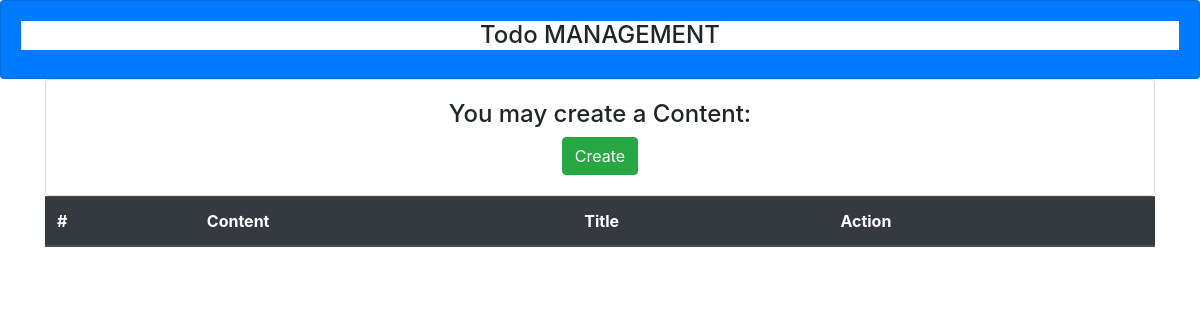
Before: / with the older database file.
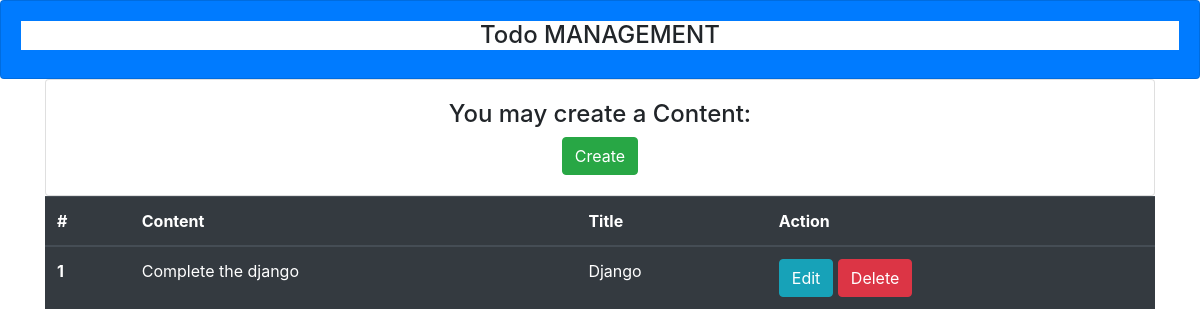
After: the same page with the newer database file.
### todo/models.py (models this page shows, shortened)
class Todo(models.Model):
    content = models.CharField(max_length=50)
    title = models.TextField()
    date = models.DateTimeField(auto_now_add=True)

### todo/views.py (the view)
# urls.py: path('', views.index, name='index'),
def index(request):
    todoList = Todo.objects.all().order_by('-date')
    return render(request, 'todo/list.html', {'list': todoList})

### todo/templates/todo/list.html
{% extends 'todo/base.html' %}
{% block content %}
<div class="container">
  <div class="row">
    <div class="col-lg">
      <div class="card">
        <div class="card-body">
          <center>
            <h4>You may create a Content:</h4>
            <a href="{% url 'save' %}" class="btn btn-success">Create</a>
          </center>
        </div>
      </div>
    </div>
  </div>
  <div class="row">
    <div class="col">
      <table class="table table-dark">
        <thead>
          <tr>
            <th scope="col">#</th>
            <th scope="col">Content</th>
            <th scope="col">Title</th>
            <th scope="col">Action</th>
          </tr>
        </thead>
        <tbody>
          {% for list in list %}
          <tr>
            <th scope="row">{{ list.id }}</th>
            <td>{{ list.content }}</td>
            <td>{{ list.title }}</td>
            <td>
              <a class="btn btn-info" href="{% url 'edittodo' list.id %}"
                >Edit</a
              >
              <a class="btn btn-danger" href="{% url 'delete' list.id %}"
                >Delete</a
              >
            </td>
          </tr>
          {% endfor %}
        </tbody>
      </table>
    </div>
  </div>
</div>
{% endblock %}

### todo/templates/todo/base.html (shortened to what this page needs)
<!DOCTYPE html>
<html lang="en">
  <head>
    <link
      rel="stylesheet"
      href="https://stackpath.bootstrapcdn.com/bootstrap/4.3.1/css/bootstrap.min.css"
    />
  </head>
  <body>
    <div class="card bg-primary">
      <div class="card-body text-center">
        <h4 class="bg-white">Todo MANAGEMENT</h4>
      </div>
    </div>
    {% block content %}{% endblock %}
  </body>
</html>

Changed rows visible on the page:
added Todo: id "1", content "Complete the django", title "Django"
